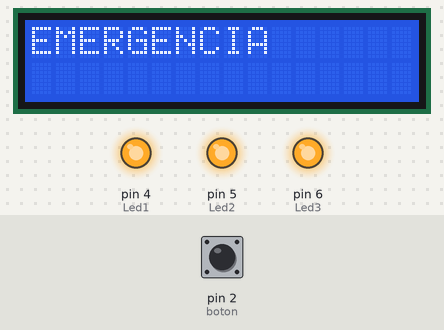
Bench run of a sketch on a simulated Arduino Uno, built with avr-gcc and run on an emulated ATmega328P. Shown: 16×2 character LCD, output pins drawn as LEDs (lit = HIGH). Inputs (shaded band) come from the test bench; at power-on: pin 2 (boton) HIGH.

Above: at 0.2 s.
At 10.92 s:
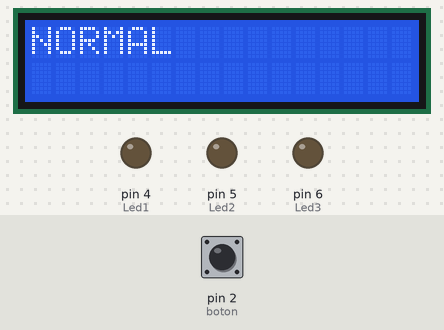
At 16.9 s:
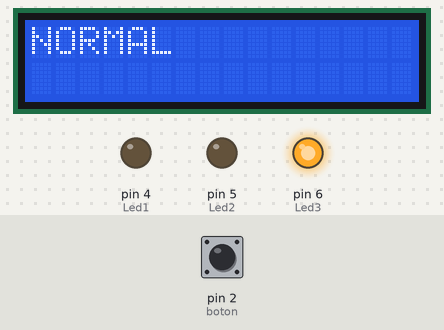
At 26.9 s:
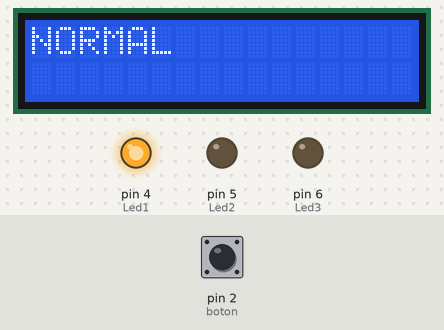
At 38.1 s:
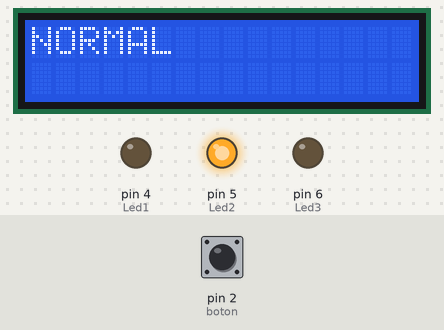
Timing chart, 0 to 39.6 s (numbered marks = the images above):
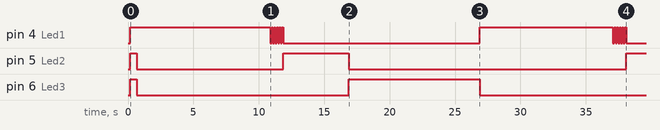

Measured:
- by itself, pin 4 (Led1): goes HIGH 10.7 s, 5 × (LOW 0.10 s, HIGH 0.10 s), LOW 15.0 s, HIGH 10.2 s, 5 × (LOW 0.10 s, HIGH 0.10 s), then LOW
- by itself, pin 5 (Led2): goes HIGH 0.50 s, LOW 11.2 s, HIGH 5.0 s, LOW 21.2 s, then HIGH
- by itself, pin 6 (Led3): LOW → HIGH at 0.17 s, → LOW 0.50 s later, → HIGH 16.2 s later, → LOW 10.0 s later
- what the display in image 0 shows lasts 0.5 s, from 0.2 s to 0.7 s

The sketch:

Semaforov2.ino
```cpp
const int boton=2;
const int Led1=4;//verde
const int Led2=5;//amarillo
const int Led3=6;//rojo
#include <LiquidCrystal.h>

const int rs = 12, en = 11, d4 = 10, d5 = 9, d6 = 8, d7 = 7;
LiquidCrystal Mi_LCD (rs, en, d4, d5, d6, d7);

void setup() {
  // put your setup code here, to run once:
  pinMode(Led1,OUTPUT);
  pinMode(boton,INPUT_PULLUP);
  pinMode(Led2,OUTPUT);
  pinMode(Led3,OUTPUT);
 Mi_LCD.begin(16, 2);
  Mi_LCD.print("   BOTONES  ");
  Mi_LCD.setCursor(0, 1);
  Mi_LCD.print("    FER");
  delay(100);
}

void loop() {
  // put your main code here, to run repeatedly:
  Mi_LCD.clear();
bool valor=digitalRead(boton);

do {
  // statement block
    Mi_LCD.print("EMERGENCIA");
    digitalWrite(Led1,HIGH);
    digitalWrite(Led2,HIGH);
    digitalWrite(Led3,HIGH);
    delay(500);
    digitalWrite(Led1,LOW);
    digitalWrite(Led2,LOW);
    digitalWrite(Led3,LOW);
    Mi_LCD.clear();
} while (valor==LOW);


do {
  // statement block
  Mi_LCD.print("NORMAL");
  digitalWrite(Led1,HIGH);
  delay(10000);
  for(int i=0; i<=5; i++){//inicia parpadeo de verde
    delay(100);
    digitalWrite(Led1,HIGH);
    delay(100);
    digitalWrite(Led1,LOW);
  }//finaliza parpadeo verde
  digitalWrite(Led1,LOW);
  digitalWrite(Led2,HIGH);
  delay(5000);
  digitalWrite(Led2,LOW);
  digitalWrite(Led3,HIGH);
  delay(10000);
  digitalWrite(Led3,LOW);
  Mi_LCD.clear();
} while (valor==HIGH);


}
```
